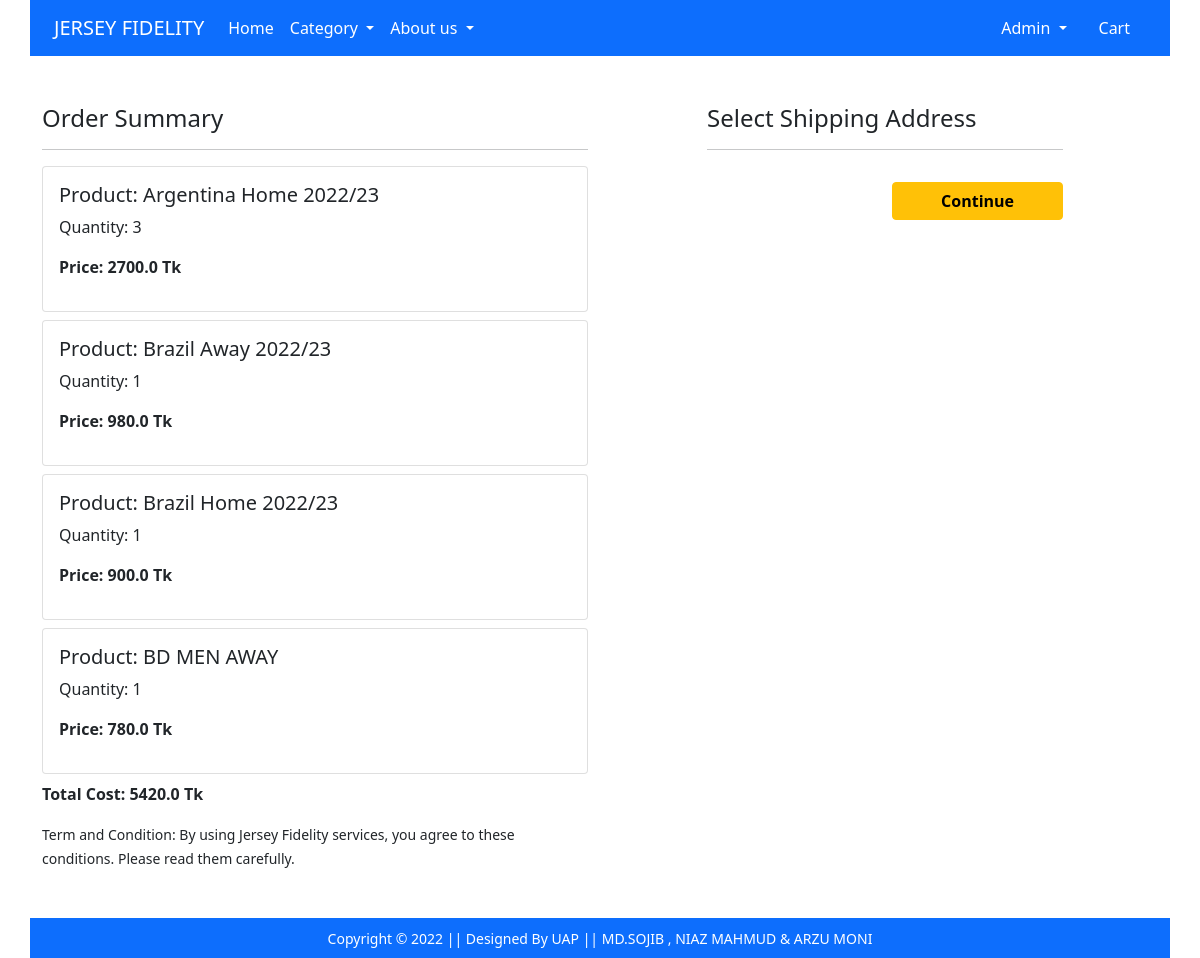
Screenshot of /checkout/ (signed in) with the database file from the repository.
### app/models.py (models this page shows, shortened)
class Cart(models.Model):
    user = models.ForeignKey(User, on_delete=models.CASCADE)
    product = models.ForeignKey(Product, on_delete=models.CASCADE)
    quantity = models.PositiveIntegerField(default=1)
    @property
    def total_cost(self):
        return self.quantity * self.product.discounted_price

class Product(models.Model):
    title = models.CharField(max_length=100)
    selling_price = models.FloatField()
    discounted_price = models.FloatField()
    description = models.TextField(default='null')
    category = models.CharField(choices=CATEGORY_CHOICES, max_length=2)
    p_image = models.ImageField(upload_to='product_img')

### app/views.py (the view)
# urls.py: path('checkout/', views.checkout, name='checkout'),
@login_required
def checkout(request):
  user = request.user
  add = Customer.objects.filter(user=user)
  cart_items = Cart.objects.filter(user = user)
  amount = 0.0
  shiiping_amount = 60.0
  total_amount = 0.0
  cart_product = [p for p in Cart.objects.all() if p.user ==request.user]
  if cart_product:
    for p in cart_product:
      tempamount = (p.quantity * p.product.discounted_price)
      amount += tempamount
      total_amount = amount + shiiping_amount
  return render(request, 'app/checkout.html', {'add': add, 'totalamount': total_amount, 'cart_items': cart_items})

### app/templates/app/checkout.html (shortened to what this page needs)
{% extends 'app/base.html' %}
{% load static %}
{% block main-content %}
<div class="container">
 <div class="row mt-5">
  <div class="col-sm-6">
    <h4>Order Summary</h4>
    <hr>
    {%for item in cart_items%}
      <div class="card mb-2">
        <div class="card-body">
          <h5>Product: {{item.product.title}}</h5>
          <p>Quantity: {{item.quantity}}</p>
          <p class="fw-bold">Price: {{item.total_cost}} Tk</p>
        </div>
      </div>
      {% endfor %}
      <p class="fw-bold">Total Cost: {{totalamount}} Tk</p>
    <small>Term and Condition: By using Jersey Fidelity services, you agree to these conditions. Please read them carefully.</small>
  </div>
  <div class="col-sm-4 offset-sm-1">
    <h4>Select Shipping Address</h4>
    <hr>
    <form action="/orderdone">
        <div class="text-end">
          <button type="submit" class="btn btn-warning mt-3 px-5 fw-bold">Continue</button>
        </div>
      </form>
    </div>
  </div>
</div>
{% endblock main-content %}

### app/templates/app/base.html (shortened to what this page needs)
<!doctype html>
{% load static %}
<html lang="en">
  <head>
    <link href="https://cdn.jsdelivr.net/npm/bootstrap@5.0.0-beta1/dist/css/bootstrap.min.css" rel="stylesheet">
    <link rel="stylesheet" href="{% static 'app/css/owl.carousel.min.css' %}">
    <link rel="stylesheet" href="{% static 'app/css/all.min.css' %}">
    <link rel="stylesheet" href="{% static 'app/css/style.css' %}">
  </head>
  <body>
    <nav class=" container navbar navbar-expand-lg navbar-dark bg-primary">
     <div class="container">
       <a class="navbar-brand" href="/">JERSEY FIDELITY</a>
       <div class="collapse navbar-collapse" id="navbarSupportedContent">
         <ul class="navbar-nav me-auto mb-2 mb-lg-0">
           <li class="nav-item">
             <a class="nav-link active" aria-current="page" href="/">Home</a>
           </li>
           <li class="nav-item dropdown">
             <a class="nav-link dropdown-toggle text-white" href="#" id="electronicsDropdown" role="button" data-bs-toggle="dropdown" aria-expanded="false">
               Category
             </a>
           </li>
           <li class="nav-item dropdown">
             <a class="nav-link dropdown-toggle text-white" href="#" id="fashionDropdown" role="button" data-bs-toggle="dropdown" aria-expanded="false">
               About us
             </a>
           </li>
         </ul>
         <div>
          <ul class="navbar-nav me-auto mb-2 mb-lg-0">
              {% if request.user.is_authenticated%}
           <li class="nav-item dropdown mx-2">
              <a class="nav-link dropdown-toggle text-white" href="#" id="profileDropdown" role="button" data-bs-toggle="dropdown" aria-expanded="false">
               <span class="text-capitalize">{{ request.user.username }}
              </a>
            </li>
            <li class="nav-item mx-2">
             <a href="{% url 'showcart' %}" class="nav-link text-white"> Cart </a>
            </li>
              {% endif %}
          </ul>
         </div>
       </div>
     </div>
    </nav>
    {% block main-content %} {% endblock main-content %}
    <footer class="container bg-primary text-center p-2 mt-5">
        <small class="text-white">Copyright &copy; 2022 || Designed By UAP || </small>
        <small class="text-white">MD.SOJIB , NIAZ MAHMUD & ARZU MONI  </small>
    </footer>
  </body>
</html>

### rows the page displays
Cart: product "Argentina Home 2022/23", quantity "3", total_cost "2700.0"
Cart: product "Brazil Away 2022/23", quantity "1", total_cost "980.0"
Cart: product "Brazil Home 2022/23", quantity "1", total_cost "900.0"
Cart: product "BD MEN AWAY", quantity "1", total_cost "780.0"

### other values shown
{{ request.user.username }} "Admin"
{{ totalamount }} "5420.0"
